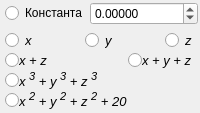
                 <widget class="QWidget" name="tab_1rdKind">
                  <attribute name="title">
                   <string>1-й род</string>
                  </attribute>
                  <layout class="QVBoxLayout" name="verticalLayout_2">
                   <property name="margin">
                    <number>2</number>
                   </property>
                   <item>
                    <layout class="QVBoxLayout" name="verticalLayout_1rdKind">
                     <property name="spacing">
                      <number>0</number>
                     </property>
                     <item>
                      <layout class="QHBoxLayout" name="horizontalLayout_7">
                       <property name="spacing">
                        <number>3</number>
                       </property>
                       <property name="leftMargin">
                        <number>3</number>
                       </property>
                       <property name="topMargin">
                        <number>0</number>
                       </property>
                       <property name="bottomMargin">
                        <number>6</number>
                       </property>
                       <item>
                        <widget class="QRadioButton" name="radioButton_const">
                         <property name="text">
                          <string>Константа</string>
                         </property>
                        </widget>
                       </item>
                       <item>
                        <widget class="QDoubleSpinBox" name="doubleSpinBox_const">
                         <property name="decimals">
                          <number>5</number>
                         </property>
                         <property name="minimum">
                          <double>-100500.100500000000466</double>
                         </property>
                         <property name="maximum">
                          <double>100500.100500000000466</double>
                         </property>
                        </widget>
                       </item>
                      </layout>
                     </item>
                     <item>
                      <layout class="QHBoxLayout" name="horizontalLayout_xyz">
                       <property name="spacing">
                        <number>6</number>
                       </property>
                       <property name="leftMargin">
                        <number>3</number>
                       </property>
                       <property name="topMargin">
                        <number>0</number>
                       </property>
                       <property name="rightMargin">
                        <number>6</number>
                       </property>
                       <property name="bottomMargin">
                        <number>0</number>
                       </property>
                       <item>
                        <widget class="QRadioButton" name="radioButton_x">
                         <property name="text">
                          <string/>
                         </property>
                        </widget>
                       </item>
                       <item>
                        <widget class="QLabel" name="label_x">
                         <property name="text">
                          <string>&lt;!DOCTYPE HTML PUBLIC &quot;-//W3C//DTD HTML 4.0//EN&quot; &quot;http://www.w3.org/TR/REC-html40/strict.dtd&quot;&gt;
&lt;html&gt;&lt;head&gt;&lt;meta name=&quot;qrichtext&quot; content=&quot;1&quot; /&gt;&lt;style type=&quot;text/css&quot;&gt;
p, li { white-space: pre-wrap; }
&lt;/style&gt;&lt;/head&gt;&lt;body style=&quot; font-family:'MS Shell Dlg 2'; font-size:8.25pt; font-weight:400; font-style:normal;&quot;&gt;
&lt;p style=&quot; margin-top:0px; margin-bottom:0px; margin-left:0px; margin-right:0px; -qt-block-indent:0; text-indent:0px;&quot;&gt;&lt;span style=&quot; font-size:10pt; font-style:italic;&quot;&gt;x&lt;/span&gt;&lt;/p&gt;&lt;/body&gt;&lt;/html&gt;</string>
                         </property>
                         <property name="buddy">
                          <cstring>radioButton_x</cstring>
                         </property>
                        </widget>
                       </item>
                       <item>
                        <spacer name="horizontalSpacer_x">
                         <property name="orientation">
                          <enum>Qt::Horizontal</enum>
                         </property>
                         <property name="sizeHint" stdset="0">
                          <size>
                           <width>40</width>
                           <height>20</height>
                          </size>
                         </property>
                        </spacer>
                       </item>
                       <item>
                        <widget class="QRadioButton" name="radioButton_y">
                         <property name="text">
                          <string/>
                         </property>
                        </widget>
                       </item>
                       <item>
                        <widget class="QLabel" name="label_y">
                         <property name="text">
                          <string>&lt;!DOCTYPE HTML PUBLIC &quot;-//W3C//DTD HTML 4.0//EN&quot; &quot;http://www.w3.org/TR/REC-html40/strict.dtd&quot;&gt;
&lt;html&gt;&lt;head&gt;&lt;meta name=&quot;qrichtext&quot; content=&quot;1&quot; /&gt;&lt;style type=&quot;text/css&quot;&gt;
p, li { white-space: pre-wrap; }
&lt;/style&gt;&lt;/head&gt;&lt;body style=&quot; font-family:'MS Shell Dlg 2'; font-size:8.25pt; font-weight:400; font-style:normal;&quot;&gt;
&lt;p style=&quot; margin-top:0px; margin-bottom:0px; margin-left:0px; margin-right:0px; -qt-block-indent:0; text-indent:0px;&quot;&gt;&lt;span style=&quot; font-size:10pt; font-style:italic;&quot;&gt;y&lt;/span&gt;&lt;/p&gt;&lt;/body&gt;&lt;/html&gt;</string>
                         </property>
                         <property name="buddy">
                          <cstring>radioButton_y</cstring>
                         </property>
                        </widget>
                       </item>
                       <item>
                        <spacer name="horizontalSpacer_y">
                         <property name="orientation">
                          <enum>Qt::Horizontal</enum>
                         </property>
                         <property name="sizeHint" stdset="0">
                          <size>
                           <width>40</width>
                           <height>20</height>
                          </size>
                         </property>
                        </spacer>
                       </item>
                       <item>
                        <widget class="QRadioButton" name="radioButton_z">
                         <property name="text">
                          <string/>
                         </property>
                        </widget>
                       </item>
                       <item>
                        <widget class="QLabel" name="label_z">
                         <property name="text">
                          <string>&lt;!DOCTYPE HTML PUBLIC &quot;-//W3C//DTD HTML 4.0//EN&quot; &quot;http://www.w3.org/TR/REC-html40/strict.dtd&quot;&gt;
&lt;html&gt;&lt;head&gt;&lt;meta name=&quot;qrichtext&quot; content=&quot;1&quot; /&gt;&lt;style type=&quot;text/css&quot;&gt;
p, li { white-space: pre-wrap; }
&lt;/style&gt;&lt;/head&gt;&lt;body style=&quot; font-family:'MS Shell Dlg 2'; font-size:8.25pt; font-weight:400; font-style:normal;&quot;&gt;
&lt;p style=&quot; margin-top:0px; margin-bottom:0px; margin-left:0px; margin-right:0px; -qt-block-indent:0; text-indent:0px;&quot;&gt;&lt;span style=&quot; font-size:10pt; font-style:italic;&quot;&gt;z&lt;/span&gt;&lt;/p&gt;&lt;/body&gt;&lt;/html&gt;</string>
                         </property>
                         <property name="buddy">
                          <cstring>radioButton_z</cstring>
                         </property>
                        </widget>
                       </item>
                      </layout>
                     </item>
                     <item>
                      <layout class="QHBoxLayout" name="horizontalLayout_x_z">
                       <property name="leftMargin">
                        <number>3</number>
                       </property>
                       <property name="topMargin">
                        <number>0</number>
                       </property>
                       <property name="rightMargin">
                        <number>6</number>
                       </property>
                       <item>
                        <widget class="QRadioButton" name="radioButton_x_z">
                         <property name="text">
                          <string/>
                         </property>
                        </widget>
                       </item>
                       <item>
                        <widget class="QLabel" name="label_x_z">
                         <property name="text">
                          <string>&lt;!DOCTYPE HTML PUBLIC &quot;-//W3C//DTD HTML 4.0//EN&quot; &quot;http://www.w3.org/TR/REC-html40/strict.dtd&quot;&gt;
&lt;html&gt;&lt;head&gt;&lt;meta name=&quot;qrichtext&quot; content=&quot;1&quot; /&gt;&lt;style type=&quot;text/css&quot;&gt;
p, li { white-space: pre-wrap; }
&lt;/style&gt;&lt;/head&gt;&lt;body style=&quot; font-family:'MS Shell Dlg 2'; font-size:8.25pt; font-weight:400; font-style:normal;&quot;&gt;
&lt;p style=&quot; margin-top:0px; margin-bottom:0px; margin-left:0px; margin-right:0px; -qt-block-indent:0; text-indent:0px;&quot;&gt;&lt;span style=&quot; font-size:10pt; font-style:italic;&quot;&gt;x + z&lt;/span&gt;&lt;/p&gt;&lt;/body&gt;&lt;/html&gt;</string>
                         </property>
                         <property name="buddy">
                          <cstring>radioButton_x_z</cstring>
                         </property>
                        </widget>
                       </item>
                       <item>
                        <spacer name="horizontalSpacer_x_z">
                         <property name="orientation">
                          <enum>Qt::Horizontal</enum>
                         </property>
                         <property name="sizeHint" stdset="0">
                          <size>
                           <width>40</width>
                           <height>20</height>
                          </size>
                         </property>
                        </spacer>
                       </item>
                       <item>
                        <widget class="QRadioButton" name="radioButton_x_y_z">
                         <property name="text">
                          <string/>
                         </property>
                        </widget>
                       </item>
                       <item>
                        <widget class="QLabel" name="label_x_y_z">
                         <property name="text">
                          <string>&lt;!DOCTYPE HTML PUBLIC &quot;-//W3C//DTD HTML 4.0//EN&quot; &quot;http://www.w3.org/TR/REC-html40/strict.dtd&quot;&gt;
&lt;html&gt;&lt;head&gt;&lt;meta name=&quot;qrichtext&quot; content=&quot;1&quot; /&gt;&lt;style type=&quot;text/css&quot;&gt;
p, li { white-space: pre-wrap; }
&lt;/style&gt;&lt;/head&gt;&lt;body style=&quot; font-family:'MS Shell Dlg 2'; font-size:8.25pt; font-weight:400; font-style:normal;&quot;&gt;
&lt;p style=&quot; margin-top:0px; margin-bottom:0px; margin-left:0px; margin-right:0px; -qt-block-indent:0; text-indent:0px;&quot;&gt;&lt;span style=&quot; font-size:10pt; font-style:italic;&quot;&gt;x + y + z&lt;/span&gt;&lt;/p&gt;&lt;/body&gt;&lt;/html&gt;</string>
                         </property>
                         <property name="buddy">
                          <cstring>radioButton_x_y_z</cstring>
                         </property>
                        </widget>
                       </item>
                      </layout>
                     </item>
                     <item>
                      <layout class="QHBoxLayout" name="horizontalLayout_x3_y3_z3">
                       <property name="leftMargin">
                        <number>3</number>
                       </property>
                       <property name="topMargin">
                        <number>0</number>
                       </property>
                       <item>
                        <widget class="QRadioButton" name="radioButton_x3_y3_z3">
                         <property name="text">
                          <string/>
                         </property>
                        </widget>
                       </item>
                       <item>
                        <widget class="QLabel" name="label_x3_y3_z3">
                         <property name="text">
                          <string>&lt;!DOCTYPE HTML PUBLIC &quot;-//W3C//DTD HTML 4.0//EN&quot; &quot;http://www.w3.org/TR/REC-html40/strict.dtd&quot;&gt;
&lt;html&gt;&lt;head&gt;&lt;meta name=&quot;qrichtext&quot; content=&quot;1&quot; /&gt;&lt;style type=&quot;text/css&quot;&gt;
p, li { white-space: pre-wrap; }
&lt;/style&gt;&lt;/head&gt;&lt;body style=&quot; font-family:'MS Shell Dlg 2'; font-size:8.25pt; font-weight:400; font-style:normal;&quot;&gt;
&lt;p style=&quot; margin-top:0px; margin-bottom:0px; margin-left:0px; margin-right:0px; -qt-block-indent:0; text-indent:0px;&quot;&gt;&lt;span style=&quot; font-size:10pt; font-style:italic;&quot;&gt;x &lt;/span&gt;&lt;span style=&quot; font-size:12pt; font-style:italic; vertical-align:super;&quot;&gt;3&lt;/span&gt;&lt;span style=&quot; font-size:10pt; font-style:italic;&quot;&gt; + y &lt;/span&gt;&lt;span style=&quot; font-size:12pt; font-style:italic; vertical-align:super;&quot;&gt;3&lt;/span&gt;&lt;span style=&quot; font-size:10pt; font-style:italic;&quot;&gt; + z &lt;/span&gt;&lt;span style=&quot; font-size:12pt; font-style:italic; vertical-align:super;&quot;&gt;3&lt;/span&gt;&lt;/p&gt;&lt;/body&gt;&lt;/html&gt;</string>
                         </property>
                         <property name="buddy">
                          <cstring>radioButton_x3_y3_z3</cstring>
                         </property>
                        </widget>
                       </item>
                       <item>
                        <spacer name="horizontalSpacer_x3_y3_z3">
                         <property name="orientation">
                          <enum>Qt::Horizontal</enum>
                         </property>
                         <property name="sizeHint" stdset="0">
                          <size>
                           <width>40</width>
                           <height>20</height>
                          </size>
                         </property>
                        </spacer>
                       </item>
                      </layout>
                     </item>
                     <item>
                      <layout class="QHBoxLayout" name="horizontalLayout_x2_y2_z2_20">
                       <property name="leftMargin">
                        <number>3</number>
                       </property>
                       <property name="topMargin">
                        <number>0</number>
                       </property>
                       <item>
                        <widget class="QRadioButton" name="radioButton_x2_y2_z2_20">
                         <property name="text">
                          <string/>
                         </property>
                        </widget>
                       </item>
                       <item>
                        <widget class="QLabel" name="label_x2_y2_z2_20">
                         <property name="text">
                          <string>&lt;!DOCTYPE HTML PUBLIC &quot;-//W3C//DTD HTML 4.0//EN&quot; &quot;http://www.w3.org/TR/REC-html40/strict.dtd&quot;&gt;
&lt;html&gt;&lt;head&gt;&lt;meta name=&quot;qrichtext&quot; content=&quot;1&quot; /&gt;&lt;style type=&quot;text/css&quot;&gt;
p, li { white-space: pre-wrap; }
&lt;/style&gt;&lt;/head&gt;&lt;body style=&quot; font-family:'MS Shell Dlg 2'; font-size:8.25pt; font-weight:400; font-style:normal;&quot;&gt;
&lt;p style=&quot; margin-top:0px; margin-bottom:0px; margin-left:0px; margin-right:0px; -qt-block-indent:0; text-indent:0px;&quot;&gt;&lt;span style=&quot; font-size:10pt; font-style:italic;&quot;&gt;x &lt;/span&gt;&lt;span style=&quot; font-size:12pt; font-style:italic; vertical-align:super;&quot;&gt;2&lt;/span&gt;&lt;span style=&quot; font-size:10pt; font-style:italic;&quot;&gt; + y &lt;/span&gt;&lt;span style=&quot; font-size:12pt; font-style:italic; vertical-align:super;&quot;&gt;2&lt;/span&gt;&lt;span style=&quot; font-size:10pt; font-style:italic;&quot;&gt; + z &lt;/span&gt;&lt;span style=&quot; font-size:12pt; font-style:italic; vertical-align:super;&quot;&gt;2&lt;/span&gt;&lt;span style=&quot; font-size:10pt; font-style:italic;&quot;&gt; + 20&lt;/span&gt;&lt;/p&gt;&lt;/body&gt;&lt;/html&gt;</string>
                         </property>
                         <property name="buddy">
                          <cstring>radioButton_x2_y2_z2_20</cstring>
                         </property>
                        </widget>
                       </item>
                       <item>
                        <spacer name="horizontalSpacer_x2_y2_z2_20">
                         <property name="orientation">
                          <enum>Qt::Horizontal</enum>
                         </property>
                         <property name="sizeHint" stdset="0">
                          <size>
                           <width>40</width>
                           <height>20</height>
                          </size>
                         </property>
                        </spacer>
                       </item>
                      </layout>
                     </item>
                    </layout>
                   </item>
                  </layout>
                 </widget>
